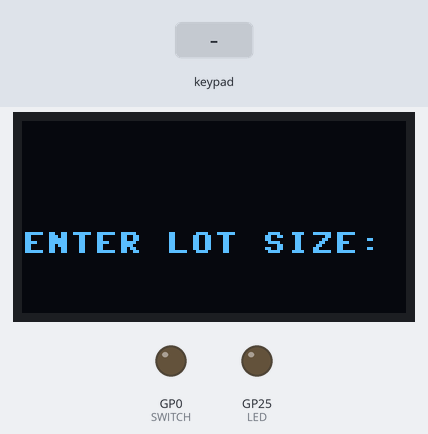
Bench run of a program on a simulated Raspberry Pi Pico running MicroPython. On the bench: 128×64 one-colour display, output pins drawn as LEDs (lit = HIGH). The inputs (shaded band) are chosen by the test bench. The OLED is the two-colour kind (top 16 rows yellow); pins used as bus, display or sensor lines are not drawn; what the program prints to the serial console is not drawn.

Above: at 5.0 s.
5.1 s: key '7' pressed
At 6.7 s:
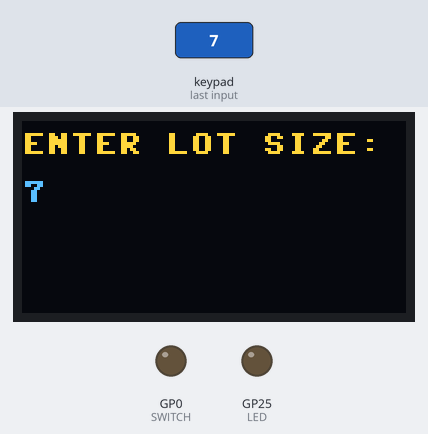
7.0 s: keypad keys 1 2 pressed 0.4 s apart
At 8.2 s:
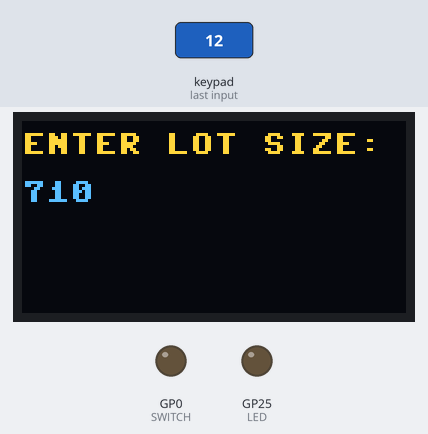
9.3 s: key '9' pressed
At 11.0 s:
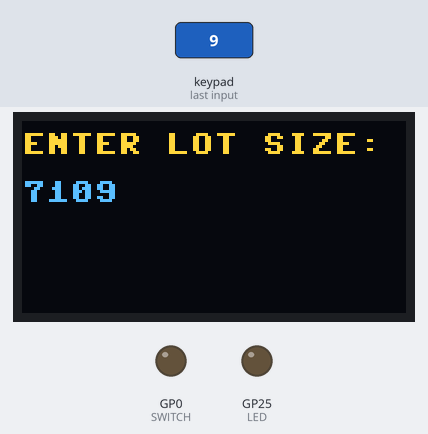
11.3 s: keypad keys 2 5 pressed 0.4 s apart
At 13.6 s:
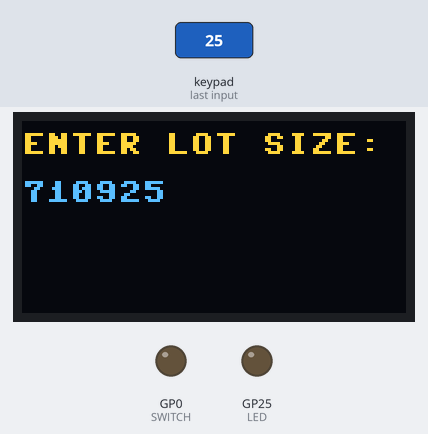
Timing chart, 0 to 14.6 s (numbered marks = the images above; inputs shaded):
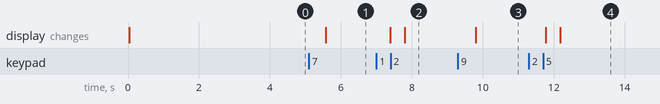

The program:

main_sampling.py
```python
from machine import Pin
import utime
from oled import OLED_1inch3

LED = Pin(25, Pin.OUT)
SWITCH = Pin(0, Pin.OUT)
SENSOR = Pin(28, Pin.IN)

sampling_plan = {
    2: range(2, 9),
    3: range(9, 16),
    5: range(16, 26),
    8: range(26, 51),
    13: range(51, 91),
    20: range(91, 151),
    32: range(151, 281),
    50: range(281, 501),
    80: range(501, 1201),
    125: range(1201, 3201),
    200: range(3201, 10001),
    315: range(10001, 35001),
    500: range(35001, 150001),
    800: range(150001, 500001),
    1250: range(500001, 1000001)
}

def sample_size_iso(N):
  for k,v in sampling_plan.items():
    if N in v:
      return k


OLED = OLED_1inch3()

matrix_keys = [["*", "0", "#"],
               ["7", "8", "9"],
               ["4", "5", "6"],
               ["1", "2", "3"]]

keypad_rows = [18, 17, 16, 15]
keypad_columns = [19, 20, 21]

col_pins = []
row_pins = []

for x in range(0, 4):
    row_pins.append(Pin(keypad_rows[x], Pin.OUT))
    row_pins[x].value(1)

for x in range(0, 3):
    col_pins.append(Pin(keypad_columns[x], Pin.IN, Pin.PULL_DOWN))
    col_pins[x].value(0)

OLED.text("ENTER LOT SIZE:",0,4,OLED.white)
OLED.show()

def scankeys():
    for row in range(4):
        for col in range(3):
            row_pins[row].high()
            key = None

            if col_pins[col].value() == 1:
                key_press = matrix_keys[row][col]
                utime.sleep(0.3)
                return key_press

        row_pins[row].low()

lot_size = []

while True:
    key = scankeys()
    if key in [str(x) for x in range(10)]:
        lot_size.append(key)
        print(lot_size)
        OLED.text(''.join(lot_size),0, 20, OLED.white)
    OLED.show()
    if key == "#":
        break

lot_size = int(''.join(lot_size))
sample_size = sample_size_iso(lot_size)

box_number = lot_size // sample_size
OLED.text('Box num: ' + str(box_number), 0, 30, OLED.white)
OLED.show()

counter = 0
LED.value(0)
SWITCH.value(0)
res = 0

while True:
    if counter == box_number:
        # LED.value(1)
        OLED.text('Reject box: '+str(box_number), 0, 40, OLED.white)
        SWITCH.value(1)
        OLED.show()
        utime.sleep(0.03)
        OLED.fill_rect(0,40,128,20,OLED.balck)
        counter = 0
        # LED.value(0)
        SWITCH.value(0)
    else:
        if SENSOR.value() == 1:
            res = 1
        else:
            counter += res
            res = 0

        OLED.text('Working: '+str(counter), 0, 50, OLED.white)
        OLED.show()
        OLED.fill_rect(0,50,128,20,OLED.balck)
```

oled.py
```python
from machine import Pin,SPI
import framebuf
import time

DC = 8
RST = 12
MOSI = 11
SCK = 10
CS = 9


class OLED_1inch3(framebuf.FrameBuffer):
    def __init__(self):
        self.width = 128
        self.height = 64

        self.cs = Pin(CS,Pin.OUT)
        self.rst = Pin(RST,Pin.OUT)

        self.cs(1)
        self.spi = SPI(1)
        self.spi = SPI(1,2000_000)
        self.spi = SPI(1,20000_000,polarity=0, phase=0,sck=Pin(SCK),mosi=Pin(MOSI),miso=None)
        self.dc = Pin(DC,Pin.OUT)
        self.dc(1)
        self.buffer = bytearray(self.height * self.width // 8)
        super().__init__(self.buffer, self.width, self.height, framebuf.MONO_HMSB)
        self.init_display()

        self.white =   0xffff
        self.balck =   0x0000

    def write_cmd(self, cmd):
        self.cs(1)
        self.dc(0)
        self.cs(0)
        self.spi.write(bytearray([cmd]))
        self.cs(1)

    def write_data(self, buf):
        self.cs(1)
        self.dc(1)
        self.cs(0)
        self.spi.write(bytearray([buf]))
        self.cs(1)

    def init_display(self):
        """Initialize dispaly"""
        self.rst(1)
        time.sleep(0.001)
        self.rst(0)
        time.sleep(0.01)
        self.rst(1)

        self.write_cmd(0xAE)#turn off OLED display

        self.write_cmd(0x00)   #set lower column address
        self.write_cmd(0x10)   #set higher column address

        self.write_cmd(0xB0)   #set page address

        self.write_cmd(0xdc)    #et display start line
        self.write_cmd(0x00)
        self.write_cmd(0x81)    #contract control
        self.write_cmd(0x6f)    #128
        self.write_cmd(0x21)    # Set Memory addressing mode (0x20/0x21) #

        self.write_cmd(0xa0)    #set segment remap
        self.write_cmd(0xc0)    #Com scan direction
        self.write_cmd(0xa4)   #Disable Entire Display On (0xA4/0xA5)

        self.write_cmd(0xa6)    #normal / reverse
        self.write_cmd(0xa8)    #multiplex ratio
        self.write_cmd(0x3f)    #duty = 1/64

        self.write_cmd(0xd3)    #set display offset
        self.write_cmd(0x60)

        self.write_cmd(0xd5)    #set osc division
        self.write_cmd(0x41)

        self.write_cmd(0xd9)    #set pre-charge period
        self.write_cmd(0x22)

        self.write_cmd(0xdb)    #set vcomh
        self.write_cmd(0x35)

        self.write_cmd(0xad)    #set charge pump enable
        self.write_cmd(0x8a)    #Set DC-DC enable (a=0:disable; a=1:enable)
        self.write_cmd(0XAF)
    def show(self):
        self.write_cmd(0xb0)
        for page in range(0,64):
            self.column = 63 - page
            self.write_cmd(0x00 + (self.column & 0x0f))
            self.write_cmd(0x10 + (self.column >> 4))
            for num in range(0,16):
                self.write_data(self.buffer[page*16+num])


if __name__=='__main__':

    OLED = OLED_1inch3()

    keyA = Pin(15,Pin.IN,Pin.PULL_UP)
    keyB = Pin(17,Pin.IN,Pin.PULL_UP)
    while(1):
        if keyA.value() == 0:
            OLED.fill_rect(0,0,128,20,OLED.white)
            print("A")
        else :
            OLED.fill_rect(0,0,128,20,OLED.balck)


        if(keyB.value() == 0):
            OLED.fill_rect(0,44,128,20,OLED.white)
            print("B")
        else :
            OLED.fill_rect(0,44,128,20,OLED.balck)
        OLED.fill_rect(0,0,128,20,OLED.white)
        OLED.text("LOT SIZE",0,4,OLED.balck)

        OLED.show()


    time.sleep(1)
    OLED.fill(0xFFFF)
```

Measured:
- after the input at 5.1 s, the display: changes after 0.47 s (image 1)
- after the input at 7.0 s, the display: first changes after 0.40 s (image 2 shows a later state)
- after the input at 9.3 s, the display: changes after 0.50 s (image 3)
- after the input at 11.3 s, the display: first changes after 0.48 s (image 4 shows a later state)
